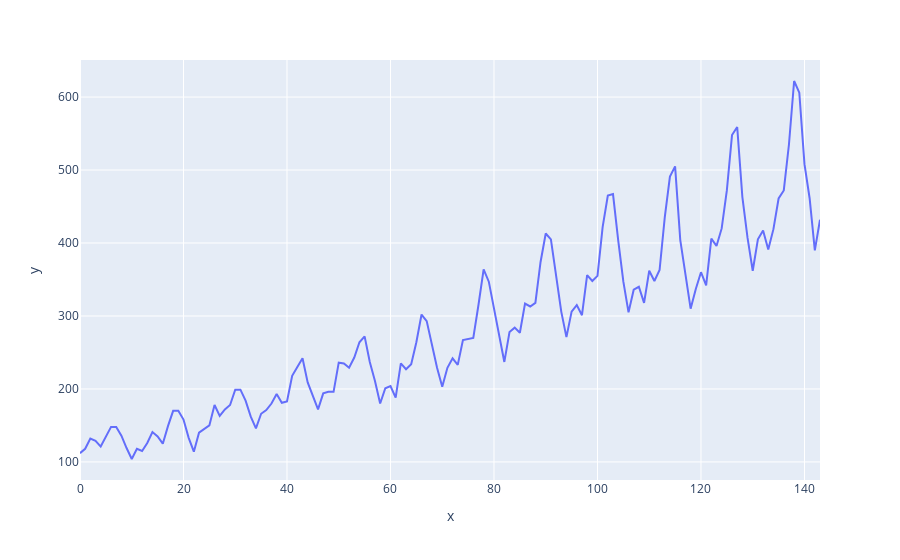

Notebook code cell kept with this figure:
### Code cell
fig=px.line(x=air['Time'],y=air['AirPassengers']) ### 1949 
fig.show()

### Figure 1 — Plotly figure (JSON) as saved in the notebook; plotly's stock layout.template omitted (floating-point values rounded to 4 significant figures; data arrays with more than 128 entries replaced by an {"elided": "..."} marker saying what was removed)
{"data": [{"hovertemplate": "x=%{x}<br>y=%{y}<extra></extra>", "legendgroup": "", "line": {"color": "#636efa", "dash": "solid"}, "mode": "lines", "name": "", "showlegend": false, "type": "scatter", "x": {"elided": "144 int values"}, "xaxis": "x", "y": {"elided": "144 int values"}, "yaxis": "y"}], "layout": {"legend": {"tracegroupgap": 0}, "margin": {"t": 60}, "xaxis": {"anchor": "y", "domain": [0, 1], "title": {"text": "x"}}, "yaxis": {"anchor": "x", "domain": [0, 1], "title": {"text": "y"}}}}
